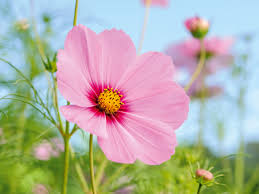
#> input picture images.jpeg, 259 x 194 px
$ python day_1.py
#> lines starting #> are read from the running program, lines starting #| are printed output that depends on the picture
# !/usr/bin/env python

"""
Day 1: Introduction to Image Processing + OpenCV
"""

import cv2
import numpy as np

# Read an image
img = cv2.imread("images.jpeg")
#> img is the input picture: shape (194, 259, 3); mean B, G, R 164.7, 176.9, 178.9

b, g, r = cv2.split(img.astype(np.float32))
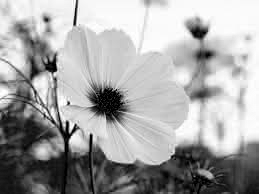
#> b: shape (194, 259) float32; min 0, max 255, mean 164.7
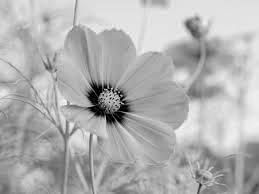
#> g: shape (194, 259) float32; min 0, max 250, mean 176.9
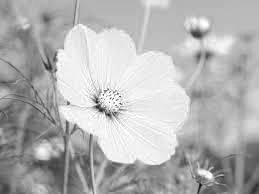
#> r: shape (194, 259) float32; min 10, max 255, mean 178.9

gray = 0.299 * r + 0.587 * g + 0.114 * b
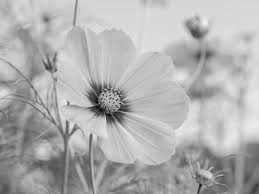
#> gray: shape (194, 259) float32; min 6.58, max 241.7, mean 176.1

gray = np.array(gray.astype(np.uint8))

kernel = (1/9) * np.array([
    [1, 1, 1],
    [1, 1, 1],
    [1, 1, 1],
])

#> (the run stopped early here; a loop or call above may not have finished)

$ run again, with image.jpg copied over images.jpeg
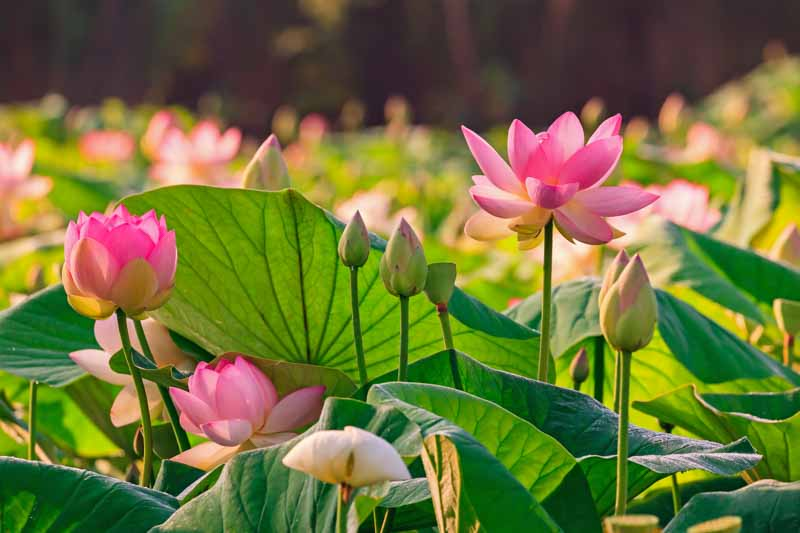
#> input picture image.jpg, 800 x 533 px
#> img is the input picture: shape (533, 800, 3); mean B, G, R 58.1, 114, 111.5
#> `b, g, r = cv2.split(img.astype(np.float32))`:
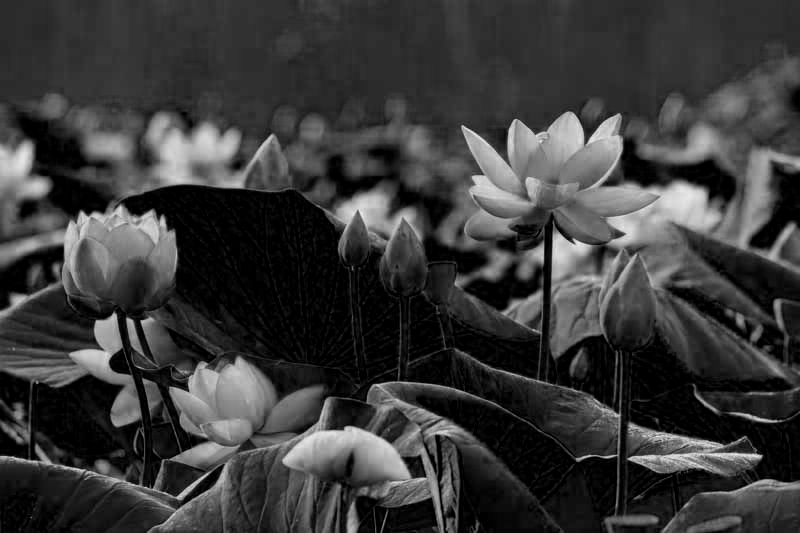
#> b: shape (533, 800) float32; min 0, max 241, mean 58.1
#> `gray = 0.299 * r + 0.587 * g + 0.114 * b`:
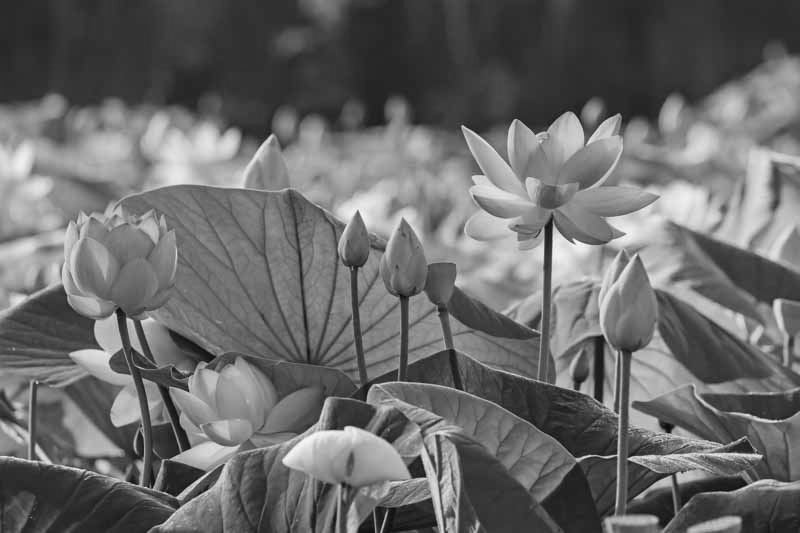
#> gray: shape (533, 800) float32; min 7.64, max 250.8, mean 106.9
